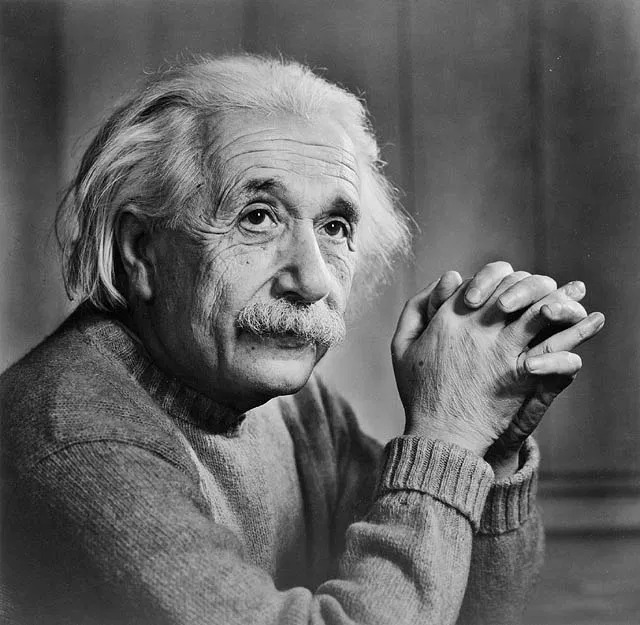
#> input picture media/einstein.jpg, 640 x 625 px, found by its file name
$ jupyter execute work.ipynb
#> lines starting #> are read from the running program, lines starting #| are printed output that depends on the picture; after the words box and inside, x2 and y2 are one past the last pixel; in counts of white or black regions, pixels touching at a corner belong together
# Edge detection using difference of Gaussian

[cell 1]
import cv2
from matplotlib import pyplot as plt

img = cv2.imread('media/einstein.jpg')
#> img is the input picture: shape (625, 640, 3); min 0, max 255, mean 98
g1 = cv2.GaussianBlur(img,(5,5),0)
g2 = cv2.GaussianBlur(img,(9,9),0)

plt.figure(),plt.axis("off"),plt.title("Original Image"),plt.imshow(img)
plt.figure(),plt.axis("off"),plt.title("5,5 filtered Image"),plt.imshow(g1)
plt.figure(),plt.axis("off"),plt.title("9,9 filtered Image"),plt.imshow(g2)
plt.figure(),plt.axis("off"),plt.title("Edge detection Image"),plt.imshow((g2-g1))

plt.show()
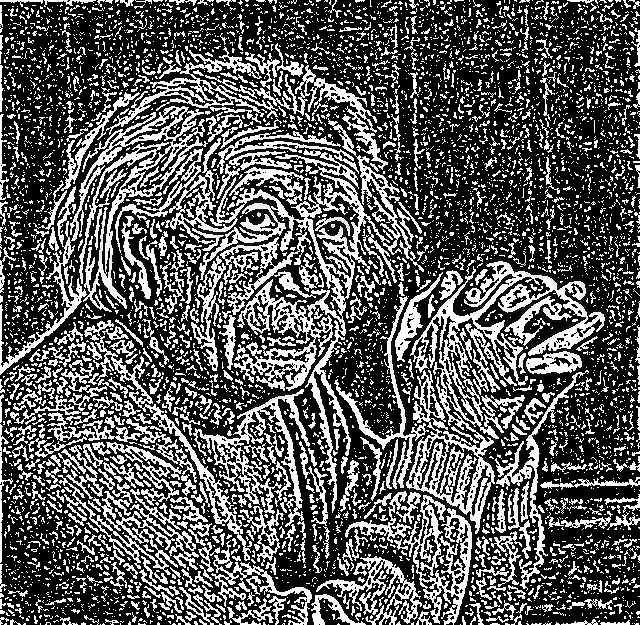
#> shown: shape (625, 640, 3); min 0, max 255, mean 88.1

# Template matching using Histograms

[cell 2]
import cv2

img = cv2.imread('TanukuSatyaTeja_EE20B137/barrel.png')
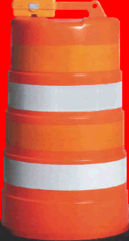
#> input picture TanukuSatyaTeja_EE20B137/barrel.png, 129 x 241 px, found by its file name
#> img is the input picture: shape (241, 129, 3); mean B, G, R 76.7, 102.8, 211.6
img_1 = cv2.cvtColor(img, cv2.COLOR_BGR2HSV)
#> img_1: shape (241, 129, 3); mean H, S, V 30.8, 159.4, 213.4
hist = cv2.calcHist([img_1],[1,2],None,[256,256],[0,256,0,256])
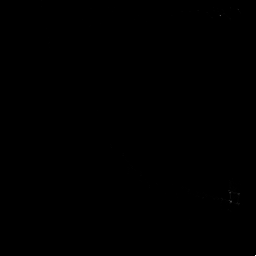
#> hist: shape (256, 256) float32; min 0, max 2903, mean 0.5; drawn with min black and max white
cv2.normalize(hist, hist, 0, 255, cv2.NORM_MINMAX)
#> hist: shape (256, 256) float32; 6.3% of pixels changed, all inside (x1, y1, x2, y2) = (39, 0, 256, 256)

path = 'TanukuSatyaTeja_EE20B137/Speed_Record.mp4'
video = cv2.VideoCapture(path)
ret, frame = video.read()
if not (ret):
    print("Can't receive frame")
    exit()
frame_1 = cv2.cvtColor(frame, cv2.COLOR_BGR2HSV)

res = cv2.calcBackProject([frame_1], [1, 2],hist, [0, 256, 0, 256], 1)
disc = cv2.getStructuringElement(cv2.MORPH_ELLIPSE, (5,5))
cv2.filter2D(res, -1, disc, res)
ret,thr_1 = cv2.threshold(res,127,255,cv2.THRESH_BINARY)
ret,thr_2 = cv2.threshold(res,127,255,cv2.THRESH_TRUNC)
ret,thr_3 = cv2.threshold(res,127,255,cv2.THRESH_TOZERO)
final = cv2.merge((thr_1,thr_2,thr_3))
result = cv2.bitwise_or(final,frame)

cv2.imshow("Back Projection", result)
if cv2.waitKey(25) == ord('q'):
    exit()
